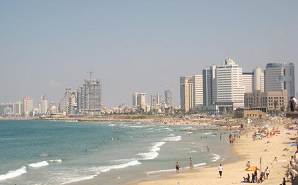
#> input picture adv/img.png, 298 x 185 px, found by its file name
$ python exer19.py img.png
#> lines starting #> are read from the running program, lines starting #| are printed output that depends on the picture; after the words box and inside, x2 and y2 are one past the last pixel; in counts of white or black regions, pixels touching at a corner belong together
#  画像内の種の個数を数え標準出⼒に書き出すプログラムを作成せよ
#
#  $python exer19.py img.png
#  img.png  : 入力画像のファイル名

import numpy as np
import sys
import cv2

#load image
fname_in  = sys.argv[1]
img = cv2.imread(fname_in)
#> img is the input picture: shape (185, 298, 3); mean B, G, R 166.7, 168.9, 167.9

img = cv2.cvtColor(img, cv2.COLOR_RGB2GRAY)
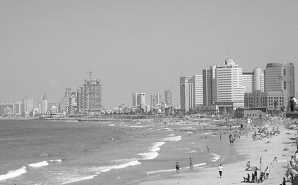
#> img: shape (185, 298); min 12, max 255, mean 168.1
thresh = 70
ret, dst = cv2.threshold(img, thresh, 255, cv2.THRESH_BINARY_INV)
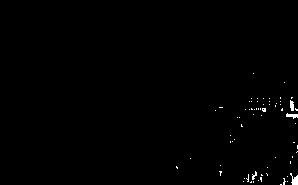
#> dst: shape (185, 298); 0.57% white; 68 white regions (64 under 20 px)
#> ret = 70
count,  hiererchy = cv2.findContours(dst, cv2.RETR_CCOMP, cv2.CHAIN_APPROX_SIMPLE)
#> count = 69 contours, 66 with area under 20; largest, box (x1, y1, x2, y2) and area: (290, 173, 298, 185) 36, (286, 113, 298, 119) 27, (290, 100, 294, 111) 24
print(len(count))
#| 69

$ run again, with adv/sample1.png copied over adv/img.png
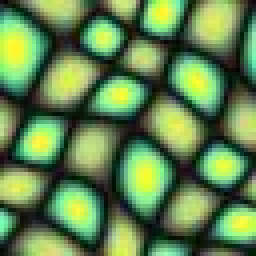
#> input picture adv/sample1.png, 64 x 64 px, found by its file name (shown 4 times larger)
#> img is the input picture: shape (64, 64, 3); mean B, G, R 79.1, 132.3, 98.4
#> `img = cv2.cvtColor(img, cv2.COLOR_RGB2GRAY)`:
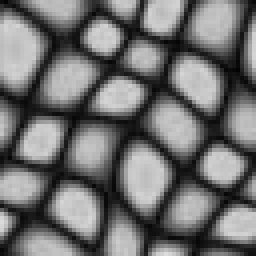
#> img: shape (64, 64) (shown 4 times larger); min 3, max 220, mean 112.5
#> `ret, dst = cv2.threshold(img, thresh, 255, cv2.THRESH_BINARY_INV)`:
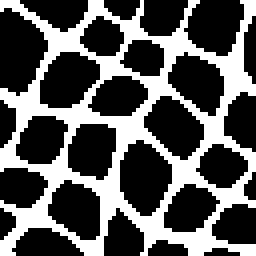
#> dst: shape (64, 64) (shown 4 times larger); 35.2% white; 1 white region
#> ret = 70
#> count = 13 contours; largest, box (x1, y1, x2, y2) and area: (0, 0, 64, 64) 2752, (29, 34, 44, 55) 200, (9, 12, 26, 28) 176, (35, 23, 52, 41) 170, (41, 12, 57, 30) 163
#| 13
